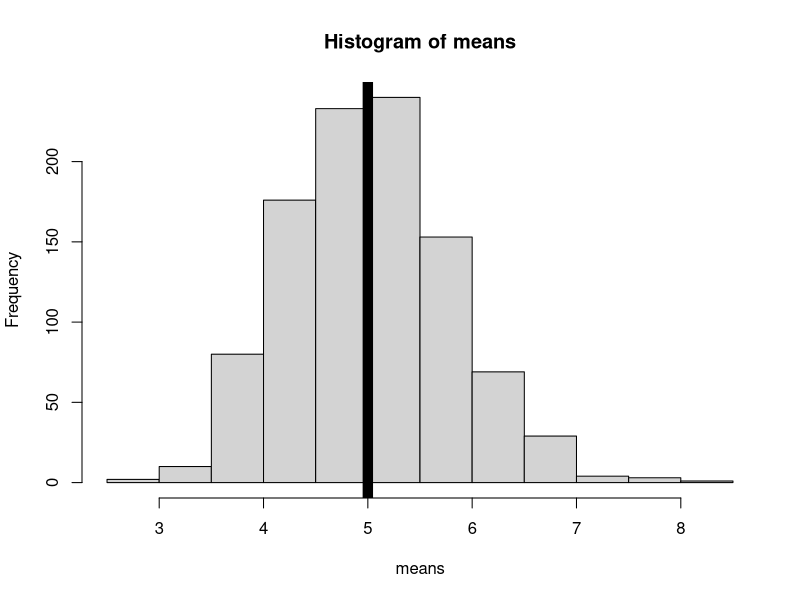
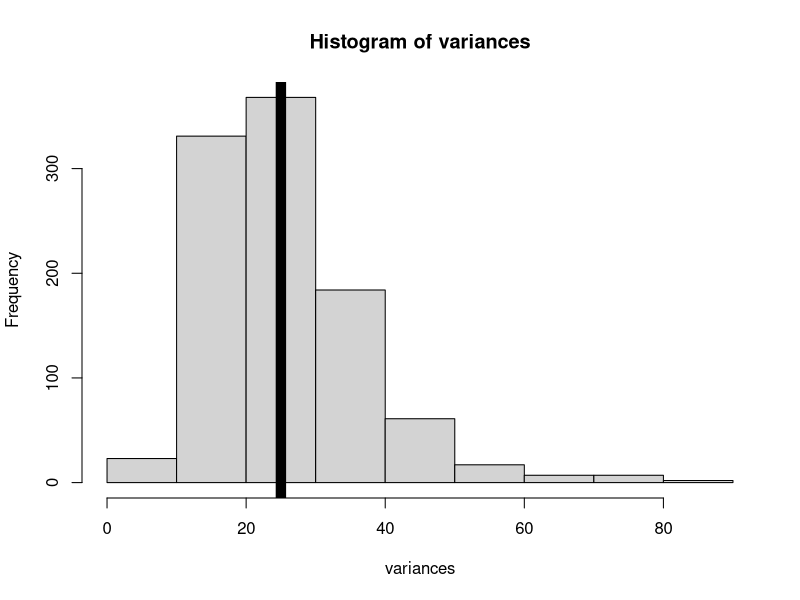
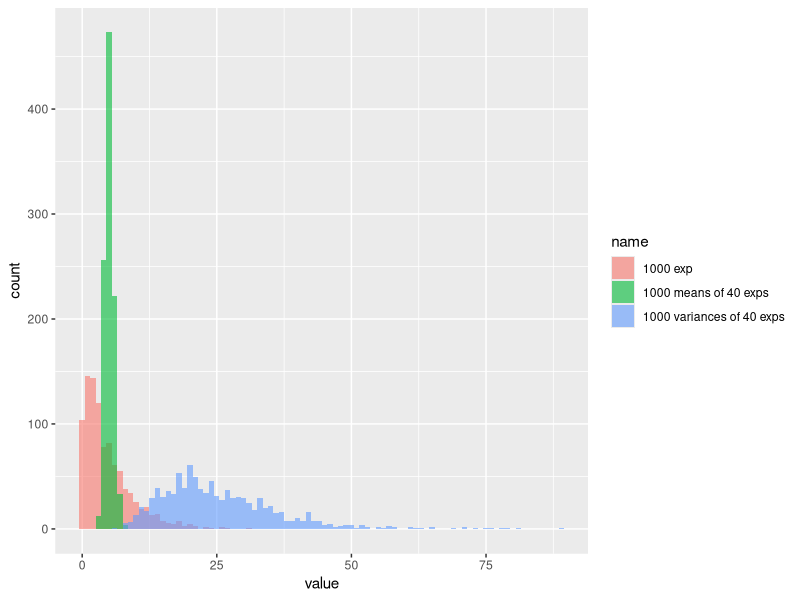
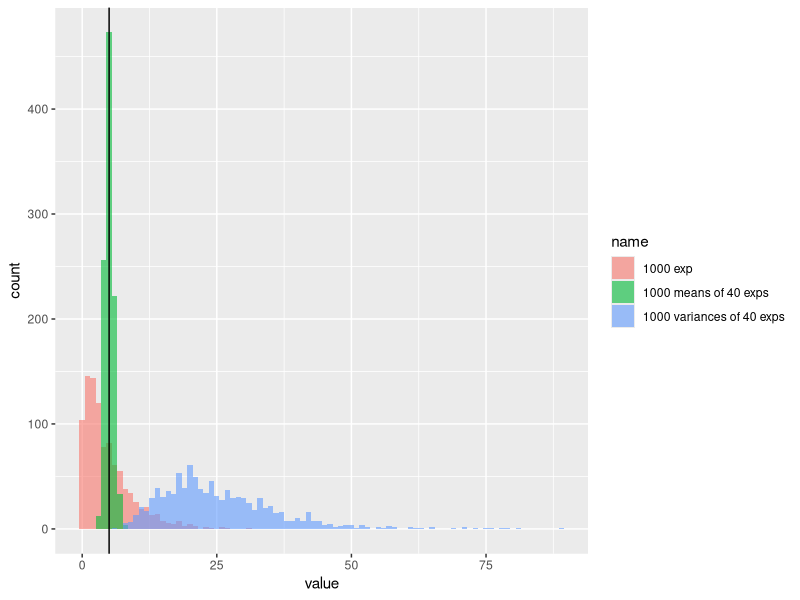
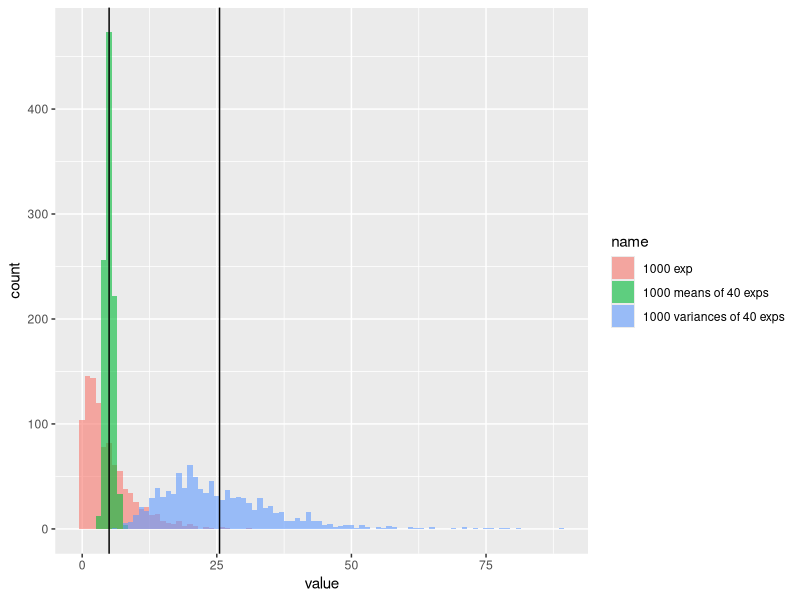

These figures' R source, in order:
lambda<-0.2
samplesize<-40
n_sim<-1000
df<-matrix(rexp(samplesize*n_sim, lambda), n_sim, samplesize)
means<-apply(df, 1, mean)
hist(means)
abline(v=1/lambda, lwd=10)
variances<-(apply(df, 1, sd))^2
hist(variances)
abline(v=1/lambda^2, lwd=10)

library(ggplot2)
df2<-data.frame(name=factor(rep(c("1000 exp", "1000 means of 40 exps", "1000 variances of 40 exps"), each=1000)) , value=c(df[,1], means, variances))
head(df2)
tail(df2)
summarystat<-data.frame(distribution_mean=1/lambda,
                        mean_of_1000_means=mean(df2$value[which(df2$name=="1000 means of 40 exps")]),
                        mean_of_1000_variances=mean(df2$value[which(df2$name=="1000 variances of 40 exps")]))

summarystat                
g<-ggplot(df2, aes(value, color=name, fill=name)) + geom_histogram(linetype="blank", position="identity", alpha=.6, binwidth = 1)
g
g<-g + geom_vline(xintercept = summarystat$distribution_mean)
g
g<-g + geom_vline(xintercept = summarystat$mean_of_1000_variances)
g



             